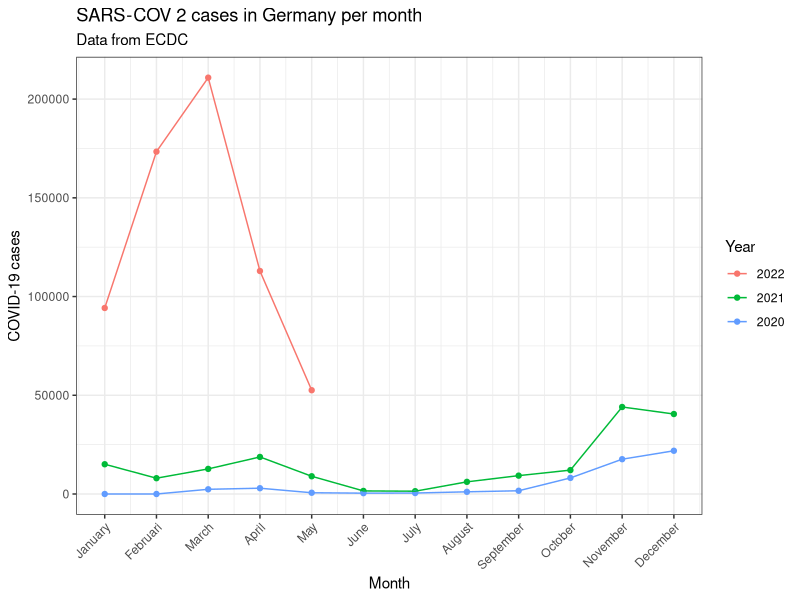
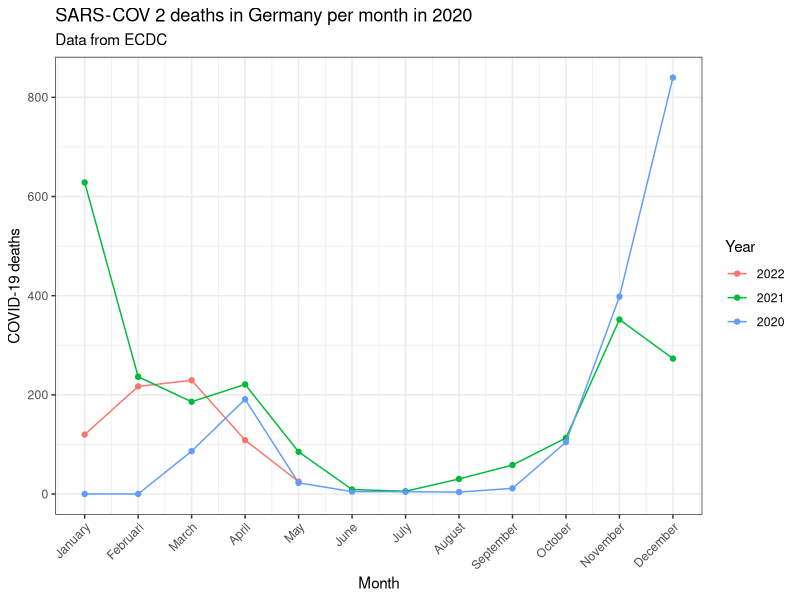

These figures' R source, in order:
## ---- chunk 1
# Parameters have been manually set for the purpose of this site, as bookdown does not support stating parameters in YAML
parameter<-list()
parameter$country<-"Germany"
parameter$year<-c(2020:2022)
parameter$month<-c(1:12)
## ---- chunk 2
library(here)
library(tidyverse)
library(ggplot2)
## ---- chunk 3
############################################################### Reading data
covid_data<-read.csv("./data.raw/data.csv")
covid_data_vis<-covid_data

############################################################### Mangling data
covid_years<-covid_data$year %>% unique()
covid_data_vis$year<-factor(as.character(covid_data$year), levels = as.character(covid_years)) #Making year a factor so it colours nicely instead of using a gradiant

months<-c("January", "Februari", "March", "April", "May", "June", "July", "August", "September", "October", "November", "December") #Storing months to plaster on x-axis

covid_data_vis_filter1<-covid_data_vis %>% filter(year %in% parameter$year,
                          month %in% parameter$month,
                          countriesAndTerritories %in% parameter$country)

############################################################### Creating visualisation: Cases per month
covid_data_vis_filter1 %>% group_by(month, year) %>% dplyr::summarise(
  cases=mean(cases, na.rm=TRUE)
) %>% ggplot(aes(x=month, y=cases))+
  geom_point(aes(color=year))+
  geom_line(aes(group=year, color=year))+
  theme_bw()+
  theme(axis.text.x = element_text(angle=45, hjust=1))+
  labs(
    title=paste0("SARS-COV 2 cases in ",parameter$country, " per month"),
    subtitle = "Data from ECDC",
    x="Month",
    y="COVID-19 cases",
    color="Year"
  )+
  scale_x_continuous(breaks=(seq(1:12)), labels = months)

############################################################# Creating visualisation: Deaths per month
covid_data_vis_filter1 %>% group_by(month, year) %>% dplyr::summarise(
  deaths=mean(deaths, na.rm=TRUE)
) %>% ggplot(aes(x=month, y=deaths))+
  geom_point(aes(color=year))+
  geom_line(aes(group=year, color=year))+
  theme_bw()+
  theme(axis.text.x = element_text(angle=45, hjust=1))+
  labs(
    title=paste0("SARS-COV 2 deaths in ",parameter$country, " per month in ", parameter$year),
    subtitle = "Data from ECDC",
    x="Month",
    y="COVID-19 deaths",
    color="Year"
  )+
  scale_x_continuous(breaks=(seq(1:12)), labels = months)
